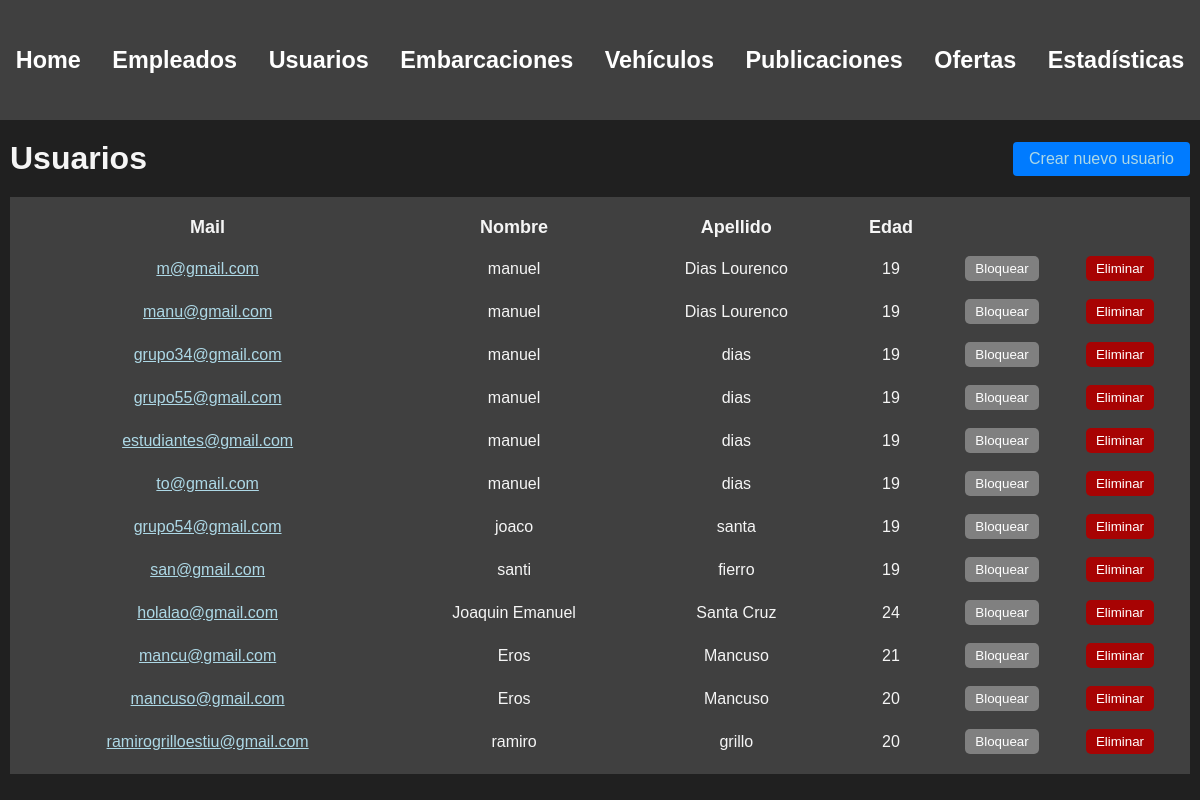
Screenshot of /administracion/usuarios/ (signed in) with the database file from the repository.
### usuarios/models.py (models this page shows, shortened)
class Usuario(AbstractBaseUser, PermissionsMixin):
    nombre = models.CharField(max_length=50)
    apellido = models.CharField(max_length=50)
    fecha_nacimiento = models.DateField()
    telefono = models.CharField(max_length=13)
    mail = models.EmailField(max_length=50, unique=True)
    password = models.CharField(max_length=128)
    is_staff= models.BooleanField(default=False)
    is_blocked= models.BooleanField(default=False)
    USERNAME_FIELD = 'mail'
    REQUIRED_FIELDS = ['nombre', 'apellido', 'fecha_nacimiento', 'telefono']

### administrador/views.py (the view)
# urls.py: path('', include('usuarios.urls')),
@login_required(login_url=reverse_lazy('home'))
def usuarios(request):
    chequear_admin(request.user)
    usuarios = Usuario.objects.filter(is_staff=False)
    for usuario in usuarios:
        usuario.edad = calcular_edad(usuario.fecha_nacimiento)
    return render(request, 'users.html', {
        'usuarios' : usuarios
    })

### administrador/backend.py (called while the page is built)
def calcular_edad(fecha_nacimiento):
    fecha_actual = datetime.now()
    edad = fecha_actual.year - fecha_nacimiento.year - ((fecha_actual.month, fecha_actual.day) < (fecha_nacimiento.month, fecha_nacimiento.day))
    return edad

def chequear_admin(user):
    if not user.is_superuser:
        return redirect('home')

### autenticacion/backend.py (called while the page is built)
    def get_user(self, user_id):
        UserModel = get_user_model()
        try:
            return UserModel.objects.get(pk=user_id)
        except UserModel.DoesNotExist:
            return None

### administrador/templates/users.html (shortened to what this page needs)
{% extends 'layouts/navbar.html' %}
{% block content %}
<div class="header">
    <h1>Usuarios</h1>
    <a href="{% url 'crear usuario' %}" class="btn btn-primary">Crear nuevo usuario</a>
</div>
<table>
    <thead>
        <tr>
            <th>Mail</th>
            <th>Nombre</th>
            <th>Apellido</th>
            <th>Edad</th>
            <th></th>
            <th></th>
        </tr>
    </thead>
    <tbody>
        {% for usuario in usuarios %}
            <tr>
                <td>
                    <a href="{% url 'ver perfil' usuario.id %}"> {{usuario.mail}} </a>
                </td>
                <td>{{usuario.nombre}}</td>
                <td>{{usuario.apellido}}</td>
                <td>{{usuario.edad}}</td>
                <td>
                    {% if usuario.is_blocked %}
                        <form action="{% url 'desbloquear usuario' %}" method="post">
                            {% csrf_token %}
                            <input type="hidden" name="usuario_id" value="{{ usuario.id }}">
                            <button type="submit" class="btn-block">Desbloquear</button>
                        </form>
                    {% else %}
                        <form action="{% url 'bloquear usuario' %}" method="post">
                            <button type="submit" class="btn-block">Bloquear</button>
                        </form>
                    {% endif %}
                </td>
                <td>
                    <button class="btn-delete">Eliminar</button>
                </td>
            </tr>
        {% endfor %}
    </tbody>
</table>
{% endblock %}

### administrador/static/styles/main.css (style rules this page uses)
:root { --azul1: #6785b4; --azul2: #26a5b9; --azul3: #a9cecf; --gris: #c4c4be8c; --arena: #c8baa0; }
body { background: #202020; color: whitesmoke; font-family: arial; margin: 0; }
.header { display: flex; justify-content: space-between; align-items: center; margin-bottom: 20px; }
.header h1 { margin: 0; }
.btn-primary { background-color: #007bff; border-color: #007bff; color: #fff; padding: 8px 16px; border-radius: 4px; text-decoration: none; }
table { width: 100%; background: #404040; color: whitesmoke; padding: 10px; margin-bottom: 2px; }
table thead th { font-size: 18px; }
table tbody td { font-size: 16px; }
table th, table td { padding: 8px; text-align: center; }
a:link, a:visited { color: lightblue; font-size: 16px; }
.btn-delete { background-color: rgb(167, 3, 3); color: white; border: none; border-radius: 5px; padding: 5px 10px; }
.btn-block { background-color: gray; color: white; border: none; border-radius: 5px; padding: 5px 10px; }
td:nth-child(5), td:nth-child(6) { width: 100px; }

### rows the page displays
Usuario: mail "m@gmail.com", nombre "manuel", apellido "Dias Lourenco", edad "19"
Usuario: mail "manu@gmail.com", nombre "manuel", apellido "Dias Lourenco", edad "19"
Usuario: mail "grupo34@gmail.com", nombre "manuel", apellido "dias", edad "19"
Usuario: mail "grupo55@gmail.com", nombre "manuel", apellido "dias", edad "19"
Usuario: mail "estudiantes@gmail.com", nombre "manuel", apellido "dias", edad "19"
Usuario: mail "to@gmail.com", nombre "manuel", apellido "dias", edad "19"
Usuario: mail "grupo54@gmail.com", nombre "joaco", apellido "santa", edad "19"
Usuario: mail "san@gmail.com", nombre "santi", apellido "fierro", edad "19"
Usuario: mail "holalao@gmail.com", nombre "Joaquin Emanuel", apellido "Santa Cruz", edad "24"
Usuario: mail "mancu@gmail.com", nombre "Eros", apellido "Mancuso", edad "21"
Usuario: mail "mancuso@gmail.com", nombre "Eros", apellido "Mancuso", edad "20"
Usuario: mail "ramirogrilloestiu@gmail.com", nombre "ramiro", apellido "grillo", edad "20"
